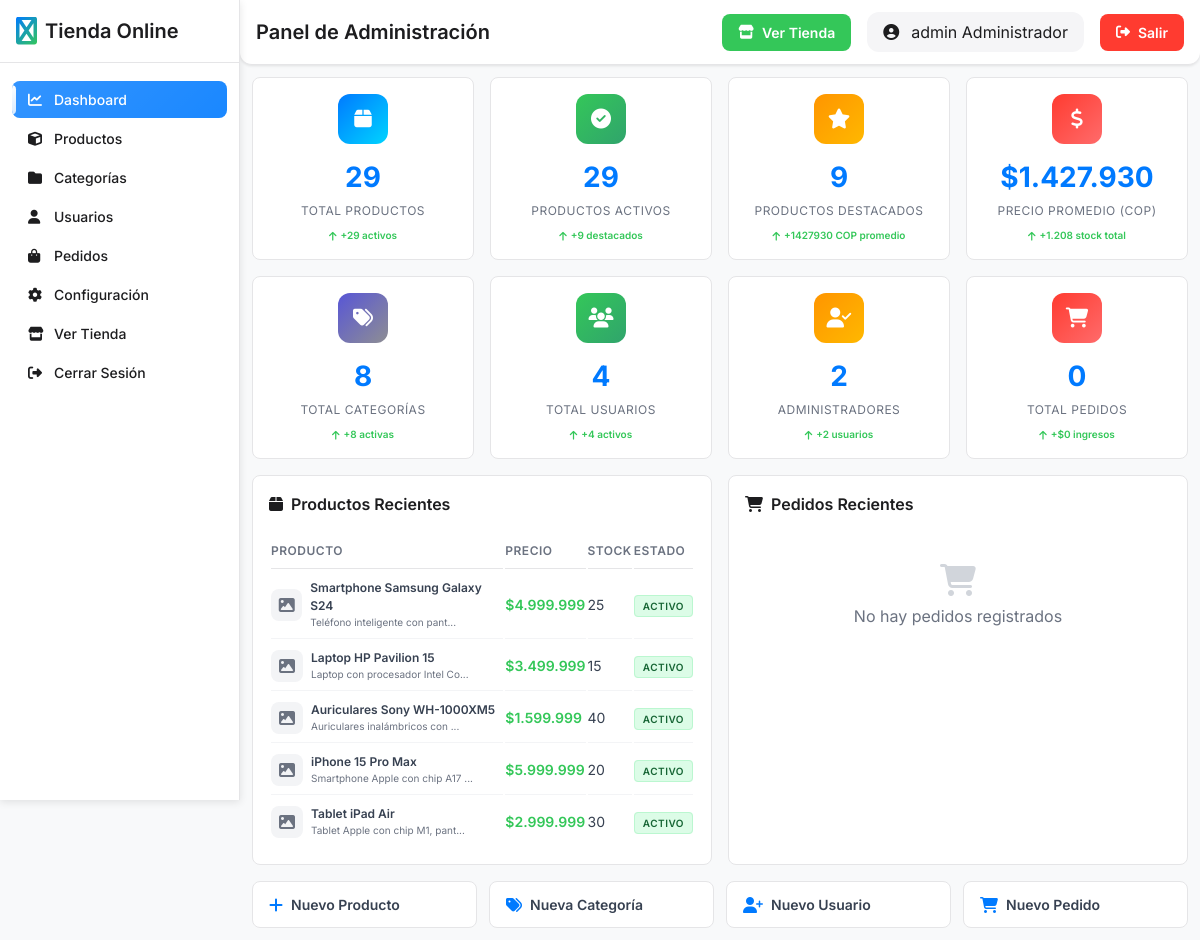
Page /admin/index.php (signed in) on the committed database.
### tables this page shows
CREATE TABLE productos (
    id INT AUTO_INCREMENT PRIMARY KEY,
    nombre VARCHAR(200) NOT NULL,
    descripcion TEXT,
    precio DECIMAL(10,2) NOT NULL,
    precio_oferta DECIMAL(10,2),
    stock INT DEFAULT 0,
    categoria_id INT,
    imagen_principal VARCHAR(255),
    galeria TEXT,
    destacado BOOLEAN DEFAULT FALSE,
    activo BOOLEAN DEFAULT TRUE,
    fecha_creacion TIMESTAMP DEFAULT CURRENT_TIMESTAMP,
    fecha_actualizacion TIMESTAMP DEFAULT CURRENT_TIMESTAMP ON UPDATE CURRENT_TIMESTAMP,
    FOREIGN KEY (categoria_id) REFERENCES categorias(id) ON DELETE SET NULL
);

### models/Producto.php (called while the page is built, shortened)
<?php
class Producto {
    private $conn;
    private $table_name = "productos";
    public function __construct($db) {
        $this->conn = $db;
    }
    public function getRecent($limit = 5) {
        $query = "SELECT p.*, c.nombre as categoria_nombre
                  FROM " . $this->table_name . " p
                  LEFT JOIN categorias c ON p.categoria_id = c.id
                  WHERE p.activo = 1 AND p.stock > 0
                  ORDER BY p.fecha_creacion DESC
                  LIMIT :limit";
        $stmt = $this->conn->prepare($query);
        $stmt->bindParam(':limit', $limit, PDO::PARAM_INT);
        $stmt->execute();
        return $stmt->fetchAll();
    }
    public function getStats() {
        $query = "SELECT
                    COUNT(*) as total_productos,
                    SUM(CASE WHEN activo = 1 THEN 1 ELSE 0 END) as productos_activos,
                    SUM(CASE WHEN activo = 0 THEN 1 ELSE 0 END) as productos_inactivos,
                    SUM(CASE WHEN destacado = 1 THEN 1 ELSE 0 END) as productos_destacados,
                    SUM(stock) as stock_total,
                    SUM(CASE WHEN stock = 0 THEN 1 ELSE 0 END) as productos_sin_stock,
                    SUM(CASE WHEN stock > 0 AND stock <= 5 THEN 1 ELSE 0 END) as stock_bajo,
                    AVG(precio) as precio_promedio
                  FROM " . $this->table_name;
        $stmt = $this->conn->prepare($query);
        $stmt->execute();
        return $stmt->fetch();
    }
}
?>

### models/Categoria.php (called while the page is built, shortened)
<?php
class Categoria {
    private $conn;
    private $table_name = "categorias";
    public function __construct($db) {
        $this->conn = $db;
    }
    public function getStats() {
        $query = "SELECT
                    COUNT(*) as total_categorias,
                    SUM(CASE WHEN activo = 1 THEN 1 ELSE 0 END) as categorias_activas
                  FROM " . $this->table_name;
        $stmt = $this->conn->prepare($query);
        $stmt->execute();
        return $stmt->fetch();
    }
}
?>

### models/Usuario.php (called while the page is built, shortened)
<?php
class Usuario {
    private $conn;
    private $table_name = "usuarios";
    public function __construct($db) {
        $this->conn = $db;
    }
    public function getStats() {
        $query = "SELECT
                    COUNT(*) as total_usuarios,
                    SUM(CASE WHEN activo = 1 THEN 1 ELSE 0 END) as usuarios_activos,
                    SUM(CASE WHEN rol = 'admin' THEN 1 ELSE 0 END) as usuarios_admin,
                    SUM(CASE WHEN rol = 'usuario' THEN 1 ELSE 0 END) as usuarios_normales
                  FROM " . $this->table_name;
        $stmt = $this->conn->prepare($query);
        $stmt->execute();
        return $stmt->fetch();
    }
}
?>

### models/Pedido.php (called while the page is built, shortened)
<?php
class Pedido {
    private $conn;
    private $table_name = "pedidos";
    public function __construct($db) {
        $this->conn = $db;
    }
    public function getStats() {
        $query = "SELECT
                    COUNT(*) as total_pedidos,
                    SUM(CASE WHEN estado = 'pendiente' THEN 1 ELSE 0 END) as pedidos_pendientes,
                    SUM(CASE WHEN estado = 'procesando' THEN 1 ELSE 0 END) as pedidos_procesando,
                    SUM(CASE WHEN estado = 'enviado' THEN 1 ELSE 0 END) as pedidos_enviados,
                    SUM(CASE WHEN estado = 'entregado' THEN 1 ELSE 0 END) as pedidos_entregados,
                    SUM(CASE WHEN estado = 'cancelado' THEN 1 ELSE 0 END) as pedidos_cancelados,
                    SUM(total) as ingresos_totales
                  FROM " . $this->table_name;
        $stmt = $this->conn->prepare($query);
        $stmt->execute();
        return $stmt->fetch();
    }
}
?>

### admin/index.php (the view, shortened to what this page needs)
<?php
require_once '../models/Producto.php';
require_once '../models/Categoria.php';
require_once '../models/Usuario.php';
require_once '../models/Pedido.php';
$database = new Database();
$pdo = $database->getConnection();
$producto = new Producto($pdo);
$categoria = new Categoria($pdo);
$usuario = new Usuario($pdo);
$pedido = new Pedido($pdo);
$productos_stats = $producto->getStats();
$categorias_stats = $categoria->getStats();
$usuarios_stats = $usuario->getStats();
$pedidos_stats = $pedido->getStats();
$productos_recientes = $producto->getRecent(5);
$pedidos_recientes = $pedido->getRecent(5);
$stock_total = $productos_stats['stock_total'] ?? 0;
include '../views/admin/layout.php';
?>
<div class="dashboard-wrapper">
    <div class="stats-grid">
        <div class="stat-card" style="--i: 1">
            <div class="stat-icon" style="background: linear-gradient(135deg, #007AFF, #00D4FF);">
                <i class="fas fa-box"></i>
            </div>
            <div class="stat-content">
                <div class="stat-number"><?php echo $productos_stats['total_productos']; ?></div>
                <div class="stat-label">Total Productos</div>
                <div class="stat-change positive">
                    <i class="fas fa-arrow-up"></i> +<?php echo $productos_stats['productos_activos']; ?> activos
                </div>
            </div>
        </div>
        <div class="stat-card success" style="--i: 2">
            <div class="stat-icon" style="background: linear-gradient(135deg, #34C759, #30A46C);">
                <i class="fas fa-check-circle"></i>
            </div>
            <div class="stat-content">
                <div class="stat-number"><?php echo $productos_stats['productos_activos']; ?></div>
                <div class="stat-label">Productos Activos</div>
                <div class="stat-change positive">
                    <i class="fas fa-arrow-up"></i> +<?php echo $productos_stats['productos_destacados']; ?> destacados
                </div>
            </div>
        </div>
        <div class="stat-card warning" style="--i: 3">
            <div class="stat-icon" style="background: linear-gradient(135deg, #FF9500, #FFB800);">
                <i class="fas fa-star"></i>
            </div>
            <div class="stat-content">
                <div class="stat-number"><?php echo $productos_stats['productos_destacados']; ?></div>
                <div class="stat-label">Productos Destacados</div>
                <div class="stat-change positive">
                    <i class="fas fa-arrow-up"></i> +<?php echo round($productos_stats['precio_promedio']); ?> COP promedio
                </div>
            </div>
        </div>
        <div class="stat-card error" style="--i: 4">
            <div class="stat-icon" style="background: linear-gradient(135deg, #FF3B30, #FF6B6B);">
                <i class="fas fa-dollar-sign"></i>
            </div>
            <div class="stat-content">
                <div class="stat-number">$<?php echo number_format($productos_stats['precio_promedio'], 0, ',', '.'); ?></div>
                <div class="stat-label">Precio Promedio (COP)</div>
                <div class="stat-change positive">
                    <i class="fas fa-arrow-up"></i> +<?php echo number_format($stock_total, 0, ',', '.'); ?> stock total
                </div>
            </div>
        </div>
        <div class="stat-card" style="--i: 5">
            <div class="stat-icon" style="background: linear-gradient(135deg, #5856D6, #8E8E93);">
                <i class="fas fa-tags"></i>
            </div>
            <div class="stat-content">
                <div class="stat-number"><?php echo $categorias_stats['total_categorias']; ?></div>
                <div class="stat-label">Total Categorías</div>
                <div class="stat-change positive">
                    <i class="fas fa-arrow-up"></i> +<?php echo $categorias_stats['categorias_activas']; ?> activas
                </div>
            </div>
        </div>
        <div class="stat-card success" style="--i: 6">
            <div class="stat-icon" style="background: linear-gradient(135deg, #34C759, #30A46C);">
                <i class="fas fa-users"></i>
            </div>
            <div class="stat-content">
                <div class="stat-number"><?php echo $usuarios_stats['total_usuarios']; ?></div>
                <div class="stat-label">Total Usuarios</div>
                <div class="stat-change positive">
                    <i class="fas fa-arrow-up"></i> +<?php echo $usuarios_stats['usuarios_activos']; ?> activos
                </div>
            </div>
        </div>
        <div class="stat-card warning" style="--i: 7">
            <div class="stat-icon" style="background: linear-gradient(135deg, #FF9500, #FFB800);">
                <i class="fas fa-user-check"></i>
            </div>
            <div class="stat-content">
                <div class="stat-number"><?php echo $usuarios_stats['usuarios_admin']; ?></div>
                <div class="stat-label">Administradores</div>
                <div class="stat-change positive">
                    <i class="fas fa-arrow-up"></i> +<?php echo $usuarios_stats['usuarios_normales']; ?> usuarios
                </div>
            </div>
        </div>
        <div class="stat-card error" style="--i: 8">
            <div class="stat-icon" style="background: linear-gradient(135deg, #FF3B30, #FF6B6B);">
                <i class="fas fa-shopping-cart"></i>
            </div>
            <div class="stat-content">
                <div class="stat-number"><?php echo $pedidos_stats['total_pedidos']; ?></div>
                <div class="stat-label">Total Pedidos</div>
                <div class="stat-change positive">
                    <i class="fas fa-arrow-up"></i> +$<?php echo number_format($pedidos_stats['ingresos_totales'], 0, ',', '.'); ?> ingresos
                </div>
            </div>
        </div>
    </div>
    <div class="dashboard-content">
        <div class="recent-section">
            <h3><i class="fas fa-box"></i> Productos Recientes</h3>
            <?php if (!empty($productos_recientes)): ?>
                <table class="recent-table">
                    <thead>
                        <tr>
                            <th>Producto</th>
                            <th>Precio</th>
                            <th>Stock</th>
                            <th>Estado</th>
                        </tr>
                    </thead>
                    <tbody>
                        <?php foreach ($productos_recientes as $prod): ?>
                            <tr>
                                <td>
                                    <div style="display: flex; align-items: center; gap: 0.5rem;">
                                        <div class="product-icon">
                                            <i class="fas fa-image"></i>
                                        </div>
                                        <div>
                                            <div style="font-weight: 600; font-size: 0.75rem;"><?php echo htmlspecialchars($prod['nombre']); ?></div>
                                            <div style="font-size: 0.625rem; color: #6b7280;"><?php echo htmlspecialchars(substr($prod['descripcion'], 0, 30)) . '...'; ?></div>
                                        </div>
                                    </div>
                                </td>
                                <td style="font-weight: 600; color: #34C759;">$<?php echo number_format($prod['precio'], 0, ',', '.'); ?></td>
                                <td><?php echo $prod['stock']; ?></td>
                                <td>
                                    <?php if ($prod['activo']): ?>
                                        <span class="badge badge-success">Activo</span>
                                    <?php else: ?>
                                        <span class="badge badge-error">Inactivo</span>
                                    <?php endif; ?>
                                </td>
                            </tr>
                        <?php endforeach; ?>
                    </tbody>
                </table>
            <?php endif; ?>
        </div>
        <div class="recent-section">
            <h3><i class="fas fa-shopping-cart"></i> Pedidos Recientes</h3>
            <?php if (!empty($pedidos_recientes)): ?>
                <table class="recent-table">
                    <thead>
                        <tr>
                            <th>Cliente</th>
                            <th>Total</th>
                            <th>Estado</th>
                            <th>Fecha</th>
                        </tr>
                    </thead>
                    <tbody>
                        <?php foreach ($pedidos_recientes as $ped): ?>
                            <tr>
                                <td>
                                    <div>
                                        <div style="font-weight: 600; font-size: 0.75rem;"><?php echo htmlspecialchars($ped['usuario_nombre'] . ' ' . $ped['usuario_apellido']); ?></div>
                                        <div style="font-size: 0.625rem; color: #6b7280;"><?php echo htmlspecialchars($ped['usuario_email']); ?></div>
                                    </div>
                                </td>
                                <td style="font-weight: 600; color: #34C759;">$<?php echo number_format($ped['total'], 0, ',', '.'); ?></td>
                                <td>
                                    <?php
                                    $estado_class = '';
                                    switch($ped['estado']) {
                                        case 'pendiente': $estado_class = 'badge-warning'; break;
                                        case 'procesando': $estado_class = 'badge-info'; break;
                                        case 'enviado': $estado_class = 'badge-info'; break;
                                        case 'entregado': $estado_class = 'badge-success'; break;
                                        case 'cancelado': $estado_class = 'badge-error'; break;
                                        default: $estado_class = 'badge-warning';
                                    }
                                    ?>
                                    <span class="badge <?php echo $estado_class; ?>"><?php echo ucfirst($ped['estado']); ?></span>
                                </td>
                                <td style="font-size: 0.75rem; color: #6b7280;"><?php echo date('d/m/Y', strtotime($ped['fecha_pedido'])); ?></td>
                            </tr>
                        <?php endforeach; ?>
                    </tbody>
                </table>
            <?php else: ?>
                <div class="empty-state">
                    <i class="fas fa-shopping-cart"></i>
                    <p>No hay pedidos registrados</p>
                </div>
            <?php endif; ?>
        </div>
    </div>
    <div class="quick-actions">
        <a href="productos.php" class="action-btn">
            <i class="fas fa-plus"></i>
            Nuevo Producto
        </a>
        <a href="categorias.php" class="action-btn">
            <i class="fas fa-tags"></i>
            Nueva Categoría
        </a>
        <a href="usuarios.php" class="action-btn">
            <i class="fas fa-user-plus"></i>
            Nuevo Usuario
        </a>
        <a href="pedidos.php" class="action-btn">
            <i class="fas fa-shopping-cart"></i>
            Nuevo Pedido
        </a>
    </div>
</div>
<?php include '../views/admin/layout_end.php'; ?>

### rows in the picture
productos: nombre "Smartphone Samsung Galaxy S24", descripcion "Teléfono inteligente con pant", precio "4.999.999", stock "25", activo "ACTIVO"
productos: nombre "Laptop HP Pavilion 15", descripcion "Laptop con procesador Intel Co", precio "3.499.999", stock "15", activo "ACTIVO"
productos: nombre "Auriculares Sony WH-1000XM5", descripcion "Auriculares inalámbricos con", precio "1.599.999", stock "40", activo "ACTIVO"
productos: nombre "iPhone 15 Pro Max", descripcion "Smartphone Apple con chip A17", precio "5.999.999", stock "20", activo "ACTIVO"
productos: nombre "Tablet iPad Air", descripcion "Tablet Apple con chip M1, pant", precio "2.999.999", stock "30", activo "ACTIVO"

### other values in the picture
$page_title "Panel de Administración"
$_SESSION['user_name'] "admin Administrador"
$productos_stats['total_productos'] "29"
$productos_stats['productos_activos'] "29"
$productos_stats['productos_destacados'] "9"
$productos_stats['precio_promedio'] "1427930"
$productos_stats['precio_promedio'] "1.427.930"
$stock_total "1.208"
$categorias_stats['total_categorias'] "8"
$categorias_stats['categorias_activas'] "8"
$usuarios_stats['total_usuarios'] "4"
$usuarios_stats['usuarios_activos'] "4"
$usuarios_stats['usuarios_admin'] "2"
$usuarios_stats['usuarios_normales'] "2"
$pedidos_stats['total_pedidos'] "0"
